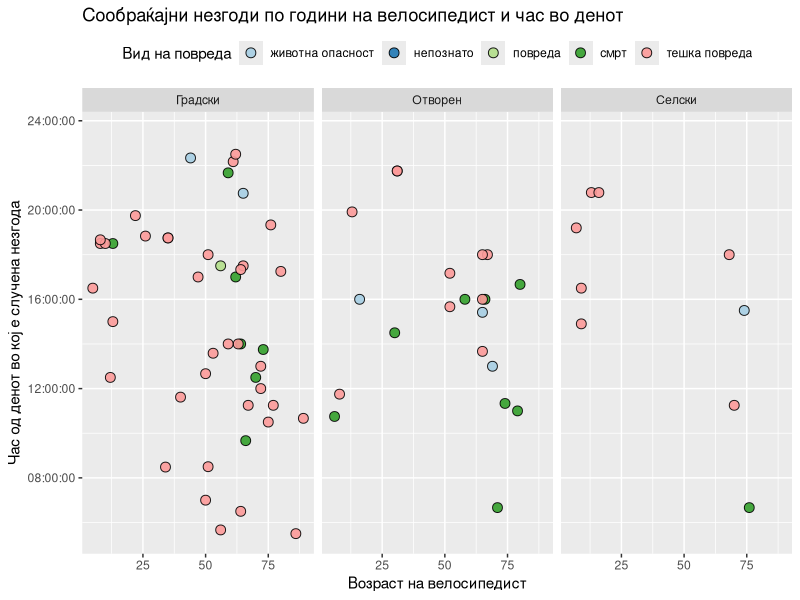
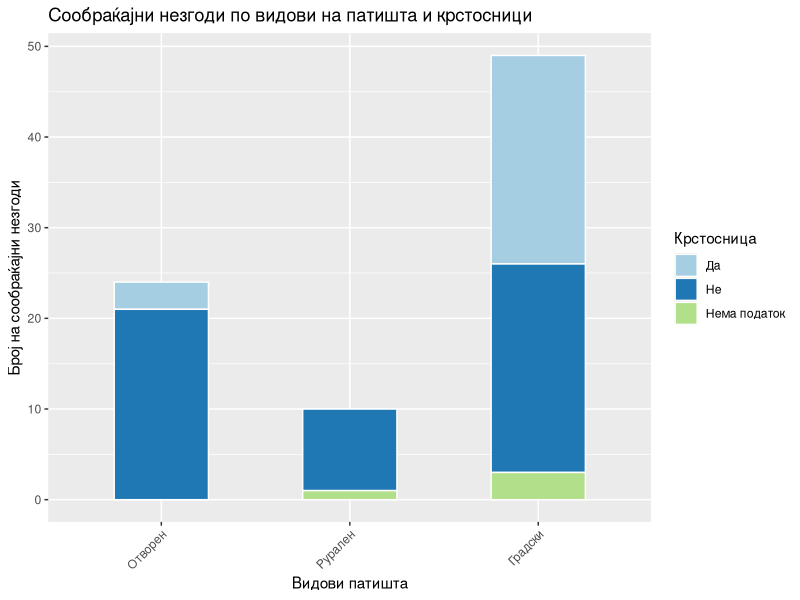
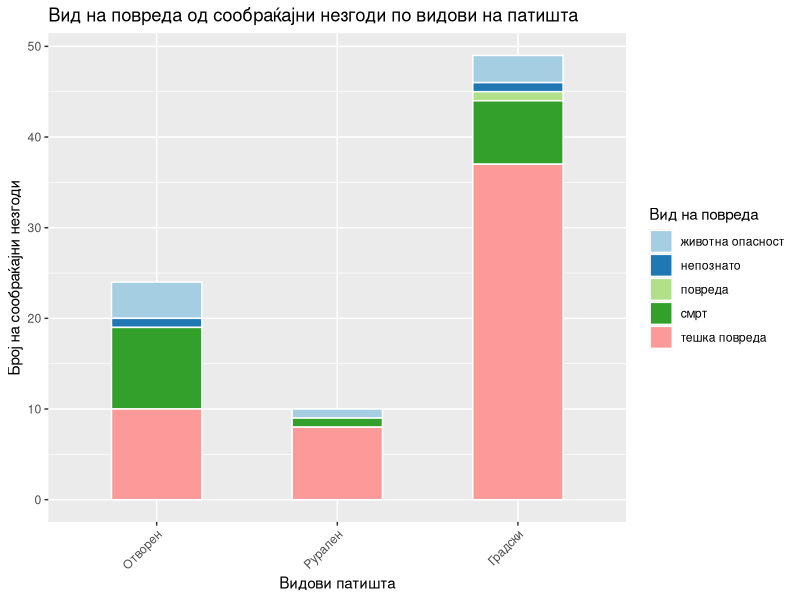
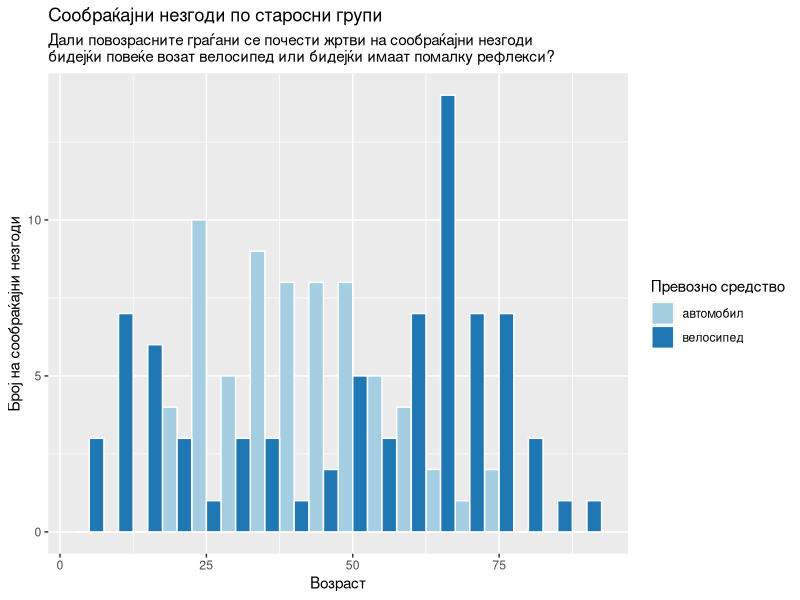
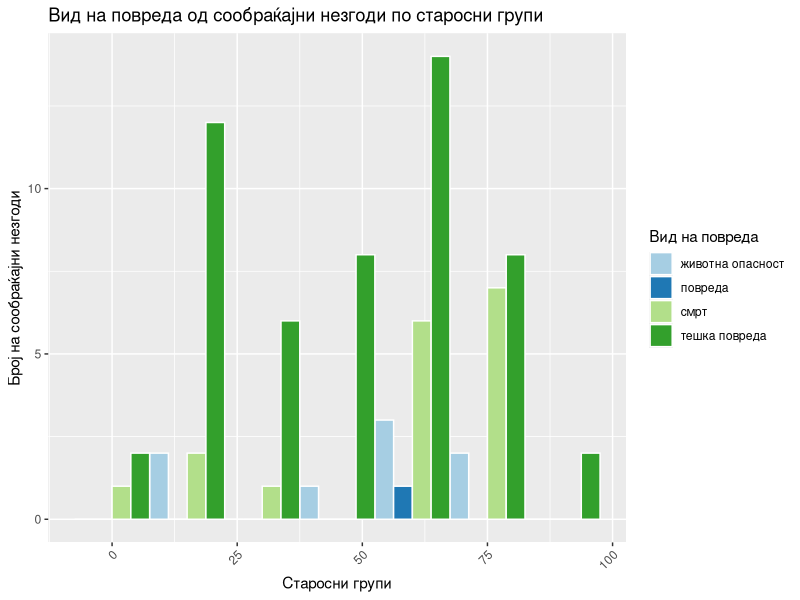
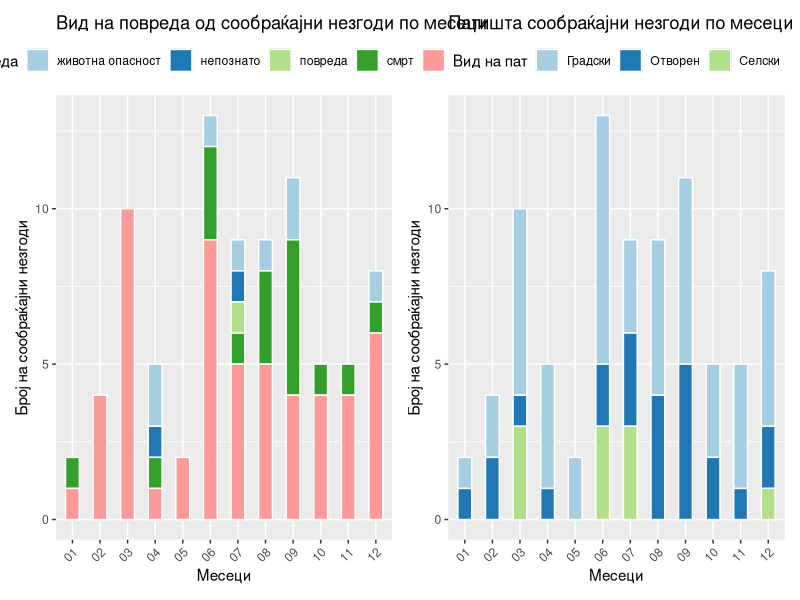
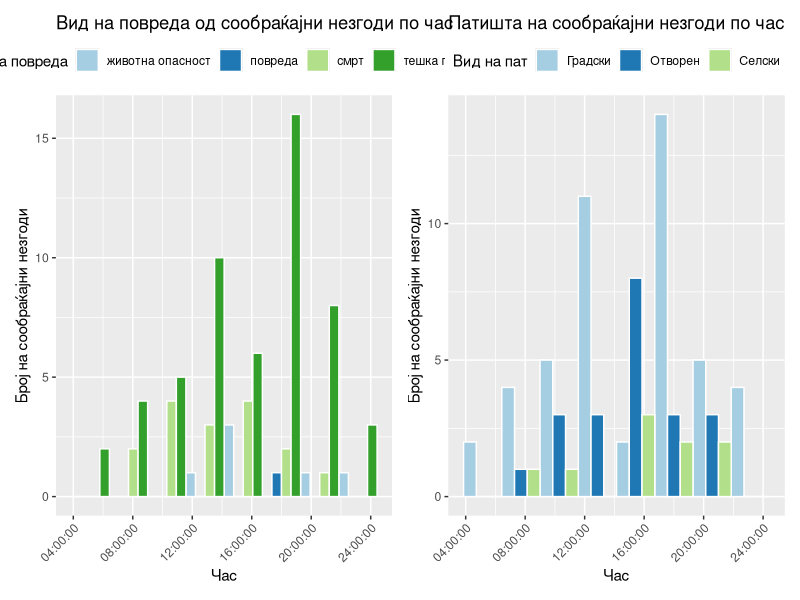

Reproduce these figures in R, in order.
## ---- chunk 1
# set global chunk options
knitr::opts_chunk$set(echo = FALSE, warning=FALSE, message=FALSE, cache=TRUE)
## ---- chunk 2
suppressPackageStartupMessages(library(tidyverse))
suppressPackageStartupMessages(library(lubridate))
suppressPackageStartupMessages(library(patchwork))
## ---- chunk 3
#get the data
accidents <- as_tibble(read_csv("mvr-data.csv"))
## ---- chunk 4
#keep the traffic accidents
traffacc <- accidents %>%
  #separate Date of event; having months as observations might be useful.
  separate(DateOfEvent, c("Day", "Month", "Year"), sep = "\\.", remove = FALSE) %>%
  #separate hours:mins, make numeric
  separate(Hour, c("H", "M"), sep = "\\:", remove = FALSE) %>%
  mutate(Hours = as.numeric(H)) %>%
  #filter so we keep just the traffic accidents
  filter(Event == "сообраќајна незгода") %>% 
  mutate()
## ---- chunk 5
# time as time!
traffacc <- traffacc %>% 
  mutate(DateTime= parse_date_time(paste(DateOfEvent, Hour, sep=" "), orders="dmy HM")) %>% 
  mutate(TimeHM=parse_time(x = Hour, format="%H:%M")) %>%
  mutate(TimeH=hour(x = DateTime)) %>% 
  mutate(TypeOfRoadMK=case_when(
    TypeOfRoad == 'Open'  ~ 'Отворен',
    TypeOfRoad == 'Rural' ~ 'Селски',
    TypeOfRoad == 'Urban' ~ 'Градски'
  ))
## ---- chunk 6
ggplot(traffacc, aes(x=AgeV1, y=TimeHM, fill = Outcome)) +
  geom_point(size = 3, alpha = 0.9, pch=21) +
  scale_fill_brewer(name="Вид на повреда", palette = "Paired") +
  facet_wrap("TypeOfRoadMK", ncol=3) +
  theme(legend.position="top") +
  scale_y_time() +
  labs(title="Сообраќајни незгоди по години на велосипедист и час во денот",
          x = "Возраст на велосипедист", y = "Час од денот во кој е случена незгода")
## ---- chunk 7
#On what type of roads traffic accidents happen, and is it a crossroad?
tbl1 <- with(traffacc, table(TypeOfRoad, Crossroad))
knitr::kable(tbl1, caption="Сообраќајни незгоди по видови на патишта и крстосници")
## ---- chunk 8
#plot roads and accidents
traffacc %>% mutate(Crossroad2=case_when(Crossroad == "да" ~ "Да",
                                         Crossroad == "не" ~ "Не",
                                         is.na(Crossroad) ~ "Нема податок")) %>%
ggplot(aes(TypeOfRoad)) +
  geom_bar(aes(fill=Crossroad2), width = 0.5, colour="white") +
  scale_x_discrete(labels=c("Отворен", "Рурален", "Градски")) +
  theme(axis.text.x = element_text(angle=45, vjust=1, hjust=1)) +
  scale_fill_brewer(palette = "Paired") +
  labs(title="Сообраќајни незгоди по видови на патишта и крстосници",
          x = "Видови патишта", y = "Број на сообраќајни незгоди", fill = "Крстосница")
## ---- chunk 9

#plot roads and type of outcomes
  ggplot(traffacc, aes(TypeOfRoad)) +
    geom_bar(aes(fill=Outcome), width = 0.5, colour="white") +
    scale_x_discrete(labels=c("Отворен", "Рурален", "Градски")) +
    theme(axis.text.x = element_text(angle=45, vjust=1, hjust=1)) +
    scale_fill_brewer(palette = "Paired") +
    labs(title="Вид на повреда од сообраќајни незгоди по видови на патишта",
            x = "Видови патишта", y = "Број на сообраќајни незгоди", fill = "Вид на повреда")

## ---- chunk 10
#Which months?
with(traffacc, table(Month, Year))
## ---- chunk 11
#new data sets for plot by age of persons
veh1 <- traffacc %>%
  select(DateOfEvent, TypeOfRoad, ends_with("1")) %>%
  rename(Vehicle=Vehicle1, Age=AgeV1, Gender=GenderV1)

veh2 <- traffacc %>%
  select(DateOfEvent, TypeOfRoad, ends_with("2")) %>%
  rename(Vehicle=Vehicle2, Age=AgeV2, Gender=GenderV2) %>%
  select(-TypeV2, -AlchoholV2)

#plot the age of cyclists and drivers
both_veh <- bind_rows(veh1, veh2)
both_veh %>% filter(Vehicle %in% c("велосипед", "автомобил")) %>%
ggplot(aes(x=Age, group=Vehicle, fill=Vehicle)) +
  geom_histogram(position="dodge", binwidth = 5, colour="white") +
  scale_fill_brewer(palette = "Paired") +
  labs(title = "Сообраќајни незгоди по старосни групи",
       subtitle = "Дали повозрасните граѓани се почести жртви на сообраќајни незгоди
бидејќи повеќе возат велосипед или бидејќи имаат помалку рефлекси?",
     x = "Возраст", y = "Број на сообраќајни незгоди", fill = "Превозно средство")

## ---- chunk 12

ggplot(traffacc, aes(x=AgeV1, group=Outcome, fill=Outcome)) +
  geom_histogram(position="dodge", binwidth = 15, colour="white") +
  theme(axis.text.x = element_text(angle=45, vjust=1, hjust=1)) +
  scale_fill_brewer(palette = "Paired") +
  labs(title="Вид на повреда од сообраќајни незгоди по старосни групи",
          x = "Старосни групи", y = "Број на сообраќајни незгоди", fill = "Вид на повреда")

## ---- chunk 13
#Is there a correlation between roads and outcome; months and outcome; age of bycicle rider and outcome?
#chi2 tests for categorical variables
tbl2 <- with(traffacc, table(TypeOfRoad, Outcome))
chisq.test(tbl2, correct = F)

tbl3 <- with(traffacc, table(Month, Outcome))
chisq.test(tbl3, correct = F)

tbl4 <- with(traffacc, table(AgeV1, Outcome))
chisq.test(tbl4, correct = F)
## ---- chunk 14

#plot months and type of outcomes
p1 <- ggplot(traffacc, aes(Month)) +
    geom_bar(aes(fill=Outcome), width = 0.5, colour="white") +
    theme(axis.text.x = element_text(angle=45, vjust=1, hjust=1)) +
    scale_fill_brewer(palette = "Paired") +
  theme(legend.position="top") +
    labs(title="Вид на повреда од сообраќајни незгоди по месеци",
            x = "Месеци", y = "Број на сообраќајни незгоди", fill = "Вид на повреда")


#plot months and roads
p2 <- ggplot(traffacc, aes(Month)) +
  geom_bar(aes(fill=TypeOfRoadMK), width = 0.5, colour="white") +
  theme(axis.text.x = element_text(angle=45, vjust=1, hjust=1)) +
  scale_fill_brewer(palette = "Paired") +
  theme(legend.position="top") +
  labs(title="Патишта сообраќајни незгоди по месеци",
          x = "Месеци", y = "Број на сообраќајни незгоди", fill = "Вид на пат")
p1 +p2
## ---- chunk 15
# with time as time on x axis
p1 <- ggplot(traffacc, aes(x=TimeHM, group=Outcome, fill=Outcome)) +
  geom_histogram(position="dodge", colour="white", bins = 8) +
  theme(axis.text.x = element_text(angle=45, vjust=1, hjust=1)) +
  scale_fill_brewer(palette = "Paired") +
  scale_x_time()+
  theme(legend.position="top") +
  labs(title="Вид на повреда од сообраќајни незгоди по час", 
          x = "Час", y = "Број на сообраќајни незгоди", fill = "Вид на повреда") 

p2 <- ggplot(traffacc, aes(x=TimeHM, group=TypeOfRoadMK, fill=TypeOfRoadMK)) +
  geom_histogram(position="dodge", colour="white", bins = 8) +
  theme(axis.text.x = element_text(angle=45, vjust=1, hjust=1)) +
  scale_fill_brewer(palette = "Paired") +
  scale_x_time()+
  theme(legend.position="top") +
  labs(title="Патишта на сообраќајни незгоди по час", 
       x = "Час", y = "Број на сообраќајни незгоди", fill = "Вид на пат") 
p1 + p2 
